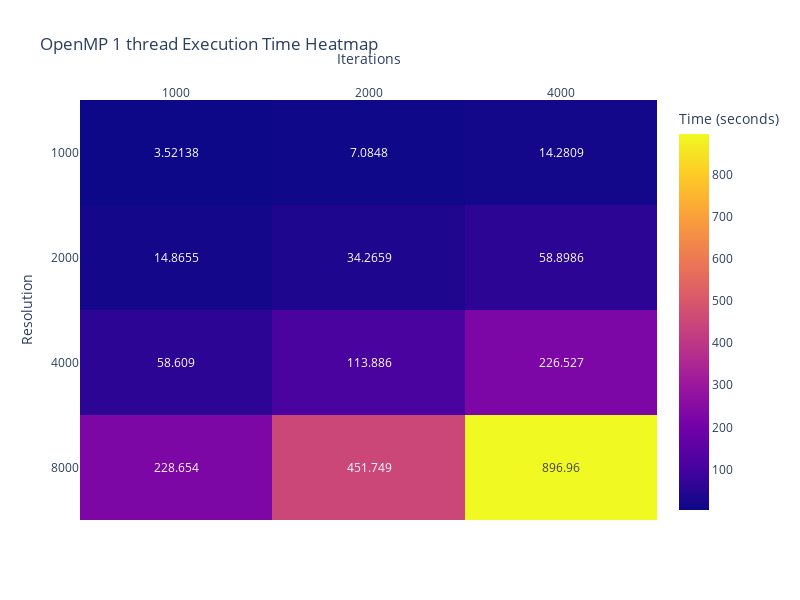

This figure's notebook cell:
### Markdown cell above
### Open mp 1 thread

### Code cell
# Filter for Sequential implementation
thread_1_df = df_openmp[df_openmp['Threads'] == 1].copy()
# Pivot the dataframe
melted_df = thread_1_df[["Resolution", "Iterations"]].astype(str)
melted_df["Time (seconds)"] = thread_1_df["Time (seconds)"]
heatmap_df_openmp = melted_df.pivot(index='Resolution', columns='Iterations', values='Time (seconds)')

# Create heatmap with Plotly
fig = px.imshow(
    heatmap_df_openmp,
    labels=dict(x="Iterations", y="Resolution", color="Time (seconds)"),
    title="OpenMP 1 thread Execution Time Heatmap",
    aspect="auto",
    text_auto=True,
    width=800,
    height=600,
)
fig.update_xaxes(side="top")
fig.show()
fig.write_image(path_to_img_folder.joinpath("mandelbrot_openmp_1_thread_heatmap.png"))

### Figure 1 — Plotly figure (JSON) as saved in the notebook; plotly's stock layout.template omitted (floating-point values rounded to 4 significant figures)
{"data": [{"coloraxis": "coloraxis", "hovertemplate": "Iterations: %{x}<br>Resolution: %{y}<br>Time (seconds): %{z}<extra></extra>", "name": "0", "texttemplate": "%{z}", "type": "heatmap", "x": ["1000", "2000", "4000"], "xaxis": "x", "y": ["1000", "2000", "4000", "8000"], "yaxis": "y", "z": [[3.521, 7.085, 14.28], [14.87, 34.27, 58.9], [58.61, 113.9, 226.5], [228.7, 451.7, 897.0]]}], "layout": {"coloraxis": {"colorbar": {"title": {"text": "Time (seconds)"}}, "colorscale": [[0, "#0d0887"], [0.1111, "#46039f"], [0.2222, "#7201a8"], [0.3333, "#9c179e"], [0.4444, "#bd3786"], [0.5556, "#d8576b"], [0.6667, "#ed7953"], [0.7778, "#fb9f3a"], [0.8889, "#fdca26"], [1, "#f0f921"]]}, "height": 600, "title": {"text": "OpenMP 1 thread Execution Time Heatmap"}, "width": 800, "xaxis": {"anchor": "y", "domain": [0, 1], "side": "top", "title": {"text": "Iterations"}}, "yaxis": {"anchor": "x", "autorange": "reversed", "domain": [0, 1], "title": {"text": "Resolution"}}}}
